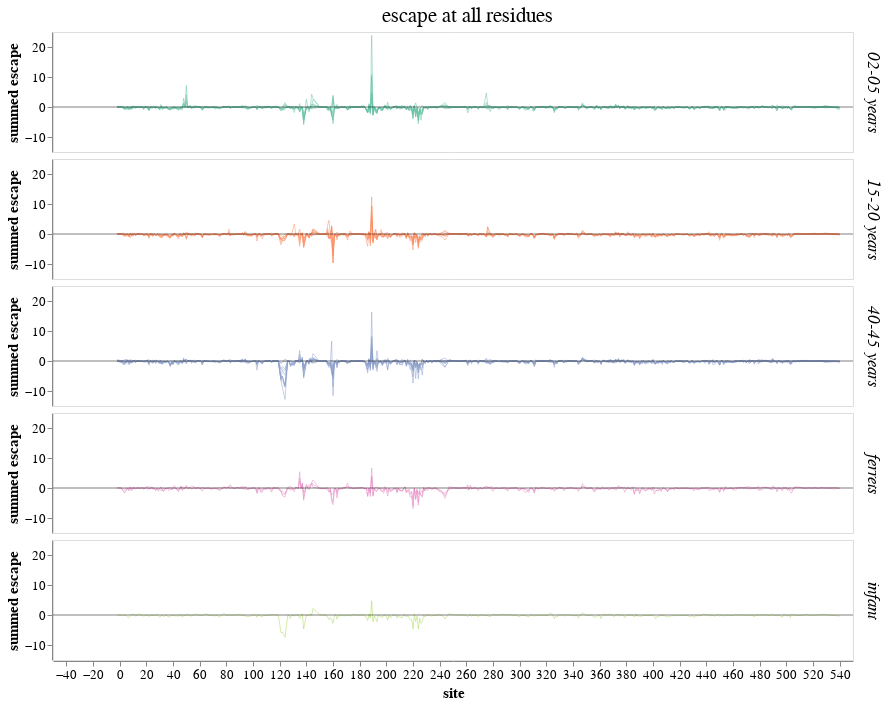

Notebook code cell kept with this figure:
### Code cell
# all sites, lineplot
summed_escape_lineplot_full = (
    alt.Chart()
    .encode(
        x=alt.X("site", 
                title="site",
               ),
        y=alt.Y(
            "escape_mean",
            title="summed escape",
        ),
        color=alt.Color('age_group:N', 
                        legend=None,
                       ).scale(scheme='set2'),
        detail='serum',
        tooltip=['serum', 'site', 'escape_mean']
    )
    .mark_line(size=0.7, opacity=0.7)
    .properties(width=800, height=120)
)

faceted_lineplot_full = alt.layer(
    summed_escape_lineplot_full, x_axis, data=escape_df_full
).facet(
    facet=alt.Facet(
        'age_group:N',
        title='escape at all residues',
        header=alt.Header(
            titleFontSize=21,
            titleFontWeight='normal',
            titlePadding=5,
            labelFontSize=17,
            labelOrient='right',
            # labelAngle=0,
            labelFontStyle='italic'
        )
    ),
    spacing=5,
    columns=1
).configure_axis(
    grid=False,
    labelFontSize=13,
    titleFontSize=15
)

faceted_lineplot_full.save('scratch_notebooks/figure_drafts/sitewise_escape/230724_summed_escape_full.html')

faceted_lineplot_full

### Figure 1 — Vega-Lite specification as saved in the notebook (floating-point values rounded to 4 significant figures; data arrays with more than 128 entries replaced by an {"elided": "..."} marker saying what was removed)
{"config": {"view": {"continuousWidth": 300, "continuousHeight": 300}, "axis": {"grid": false, "labelFontSize": 13, "titleFontSize": 15}}, "data": {"name": "data-35651bae7623e466aeceb65b7b99b771"}, "facet": {"field": "age_group", "header": {"labelFontSize": 17, "labelFontStyle": "italic", "labelOrient": "right", "titleFontSize": 21, "titleFontWeight": "normal", "titlePadding": 5}, "title": "escape at all residues", "type": "nominal"}, "spec": {"layer": [{"mark": {"type": "line", "opacity": 0.7, "size": 0.7}, "encoding": {"color": {"field": "age_group", "legend": null, "scale": {"scheme": "set2"}, "type": "nominal"}, "detail": {"field": "serum", "type": "nominal"}, "tooltip": [{"field": "serum", "type": "nominal"}, {"field": "site", "type": "quantitative"}, {"field": "escape_mean", "type": "quantitative"}], "x": {"field": "site", "title": "site", "type": "quantitative"}, "y": {"field": "escape_mean", "title": "summed escape", "type": "quantitative"}}}, {"data": {"name": "data-06fd9f850666401b4599de5588b60692"}, "mark": {"type": "rule", "opacity": 0.5}, "encoding": {"y": {"field": "y", "type": "quantitative"}}}], "height": 120, "width": 800}, "columns": 1, "spacing": 5, "$schema": "https://vega.github.io/schema/vega-lite/v5.8.0.json", "datasets": {"data-35651bae7623e466aeceb65b7b99b771": {"elided": "12130 records"}, "data-06fd9f850666401b4599de5588b60692": [{"y": 0}]}}
